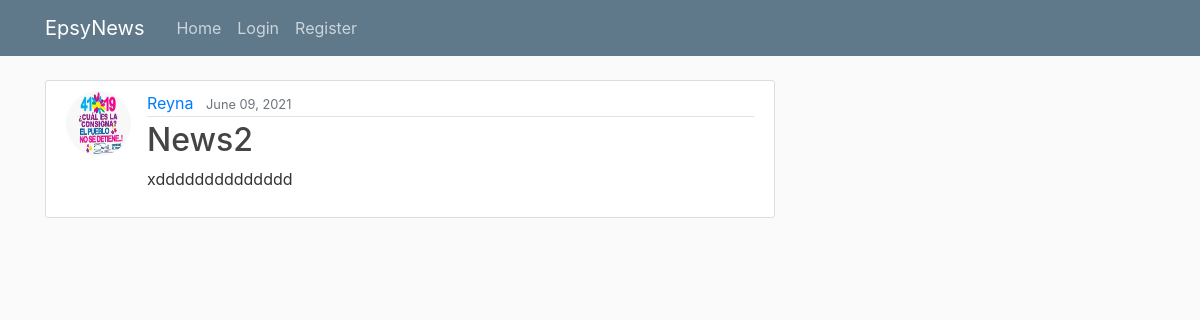
Before: /post/3/ with the older database file.
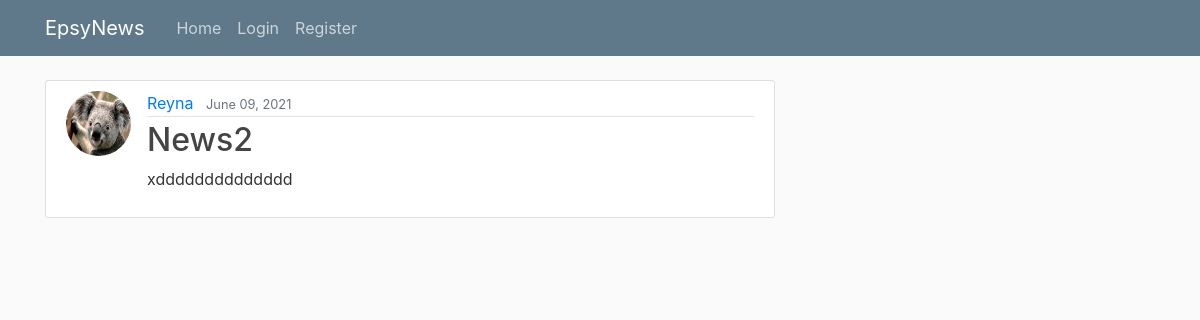
After: the same page with the newer database file.
### blog/models.py (models this page shows, shortened)
class Post(models.Model):
    title = models.CharField(max_length=100)
    content = models.TextField()
    date_posted = models.DateTimeField(default=timezone.now)
    autor = models.ForeignKey(User, on_delete=models.CASCADE)
    image = models.ImageField(default='default.jpg', upload_to='blog_images')

### users/models.py (models this page shows, shortened)
class Profile(models.Model):
    user = models.OneToOneField(User, on_delete=models.CASCADE)
    image = models.ImageField(default='default.jpg', upload_to='profile_pics')

### blog/views.py (the view)
# urls.py: path('post/<int:pk>/', PostDetailView.as_view(), name='post-detail'),
class PostDetailView(DetailView):
    model = Post

### blog/templates/blog/post_detail.html (shortened to what this page needs)
{% extends "blog/base.html" %}
{% block content %}
  <article class="media content-section">
    <img class="rounded-circle article-img" src="{{ object.autor.profile.image.url }}">
    <div class="media-body">
      <div class="article-metadata">
        <a class="mr-2" href="#">{{ object.autor }}</a>
        <small class="text-muted">{{ object.date_posted|date:"F d, Y" }}</small>
      </div>
      <h2 class="article-title">{{ object.title }}</h2>
            <p class="article-content">{{ object.content }}</p>
        </div>
    </article>
{% endblock content %}

Changed rows visible on the page:
changed through a linked row, Post "News2": autor.profile.image: a different picture
